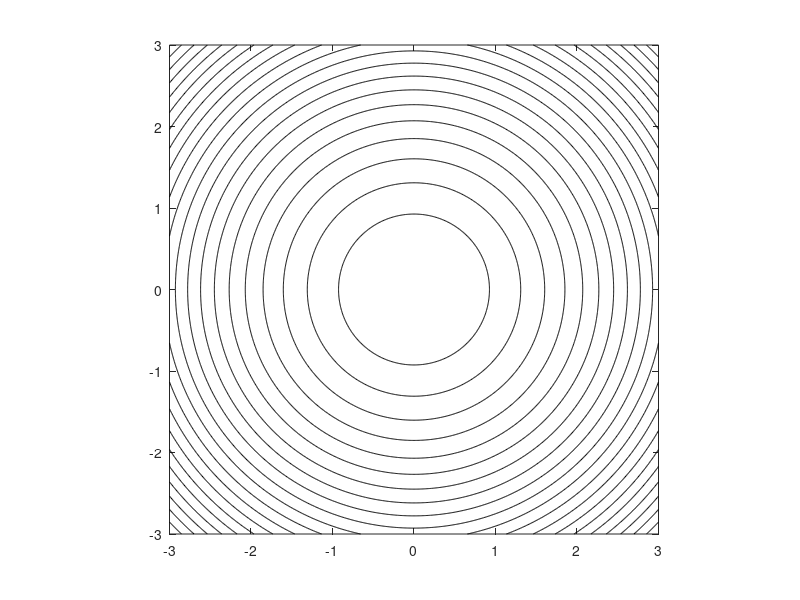
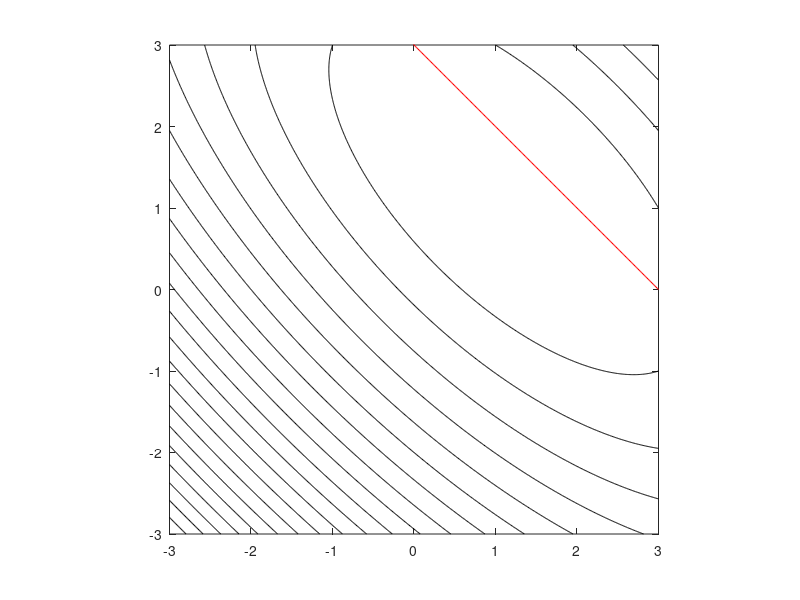

Write the MATLAB code that produced these figures, in order.
clear all
[X,Y] = meshgrid(-3:0.01:3);
F = X.^2 + Y.^2;
figure(1)
contour(X,Y,F,20,'k')
axis equal

% subject to h(x,y)= -x-y+3 = 0
% penalty p(x,y) = h(x,y).^2
% transformed function T(x,y) = F(x,y) + miu*p(x,y); miu>0

P = (-X-Y+3).^2;
miu = 2;
T = F + miu*P;
figure(2)
contour(X,Y,T,20,'k')
hold on
x = -3:0.01:3;
y = 3-x;
plot(x,y,'r')
axis([-3 3 -3 3])
axis equal





